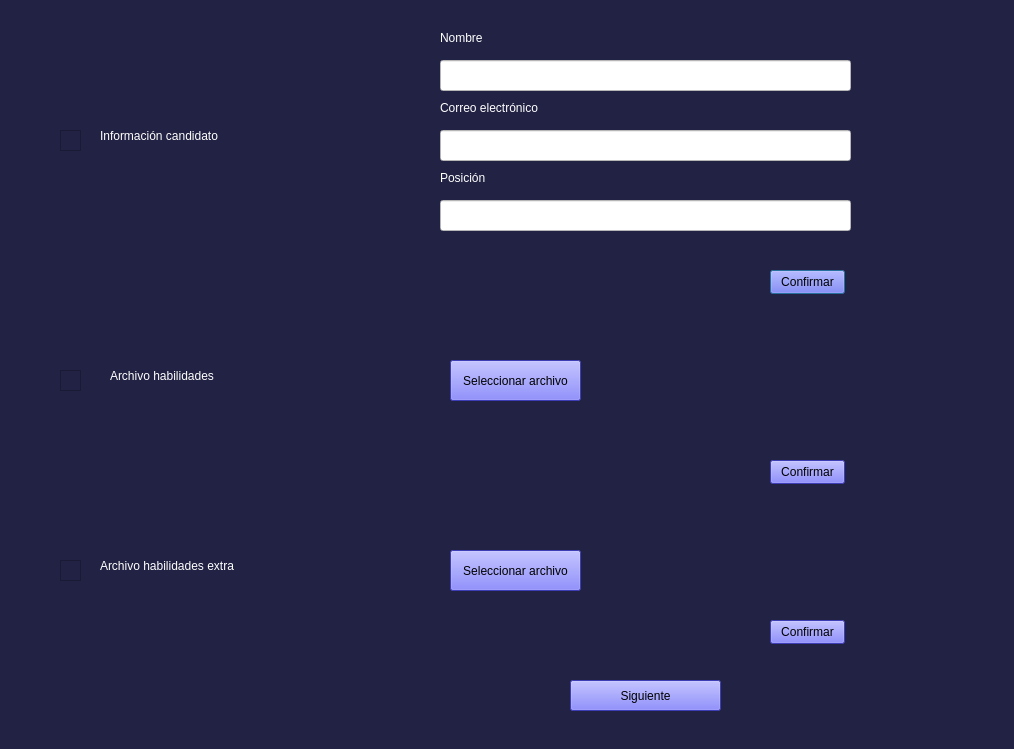
<?xml version="1.0" encoding="UTF-8"?>
<ui version="4.0">
 <class>Dialog</class>
 <widget class="QDialog" name="Dialog">
  <property name="geometry">
   <rect>
    <x>0</x>
    <y>0</y>
    <width>1014</width>
    <height>749</height>
   </rect>
  </property>
  <property name="minimumSize">
   <size>
    <width>1014</width>
    <height>749</height>
   </size>
  </property>
  <property name="maximumSize">
   <size>
    <width>1014</width>
    <height>749</height>
   </size>
  </property>
  <property name="windowTitle">
   <string>Dialog</string>
  </property>
  <property name="styleSheet">
   <string notr="true">
background-color: rgb(34, 34, 68);</string>
  </property>
  <widget class="QLineEdit" name="info3">
   <property name="geometry">
    <rect>
     <x>440</x>
     <y>200</y>
     <width>411</width>
     <height>31</height>
    </rect>
   </property>
   <property name="styleSheet">
    <string notr="true">background-color: rgb(255, 255, 255);
font: 12pt &quot;Century Gothic&quot;;
color: rgb(0, 0, 0);</string>
   </property>
  </widget>
  <widget class="QPushButton" name="candidateInfoButton">
   <property name="geometry">
    <rect>
     <x>770</x>
     <y>270</y>
     <width>75</width>
     <height>24</height>
    </rect>
   </property>
   <property name="styleSheet">
    <string notr="true">background-color: rgb(85, 85, 255);
font: 9pt &quot;Century Gothic&quot;;
alternate-background-color: rgb(85, 0, 255);</string>
   </property>
   <property name="text">
    <string>Confirmar</string>
   </property>
  </widget>
  <widget class="QLabel" name="name">
   <property name="geometry">
    <rect>
     <x>440</x>
     <y>30</y>
     <width>131</width>
     <height>16</height>
    </rect>
   </property>
   <property name="styleSheet">
    <string notr="true">color: rgb(255, 255, 255);
font: 9pt &quot;Century Gothic&quot;;
font: 12pt &quot;Segoe UI&quot;;</string>
   </property>
   <property name="text">
    <string>Nombre</string>
   </property>
  </widget>
  <widget class="QLabel" name="email">
   <property name="geometry">
    <rect>
     <x>440</x>
     <y>100</y>
     <width>131</width>
     <height>16</height>
    </rect>
   </property>
   <property name="styleSheet">
    <string notr="true">color: rgb(255, 255, 255);
font: 9pt &quot;Century Gothic&quot;;
font: 12pt &quot;Segoe UI&quot;;</string>
   </property>
   <property name="text">
    <string>Correo electrónico</string>
   </property>
  </widget>
  <widget class="QLabel" name="position">
   <property name="geometry">
    <rect>
     <x>440</x>
     <y>170</y>
     <width>131</width>
     <height>16</height>
    </rect>
   </property>
   <property name="styleSheet">
    <string notr="true">color: rgb(255, 255, 255);
font: 9pt &quot;Century Gothic&quot;;
font: 12pt &quot;Segoe UI&quot;;</string>
   </property>
   <property name="text">
    <string>Posición</string>
   </property>
  </widget>
  <widget class="QLineEdit" name="info2">
   <property name="geometry">
    <rect>
     <x>440</x>
     <y>130</y>
     <width>411</width>
     <height>31</height>
    </rect>
   </property>
   <property name="styleSheet">
    <string notr="true">background-color: rgb(255, 255, 255);
font: 12pt &quot;Century Gothic&quot;;
color: rgb(0, 0, 0);</string>
   </property>
  </widget>
  <widget class="QLineEdit" name="info1">
   <property name="geometry">
    <rect>
     <x>440</x>
     <y>60</y>
     <width>411</width>
     <height>31</height>
    </rect>
   </property>
   <property name="styleSheet">
    <string notr="true">background-color: rgb(255, 255, 255);
font: 12pt &quot;Century Gothic&quot;;
color: rgb(0, 0, 0);</string>
   </property>
  </widget>
  <widget class="QPushButton" name="confirmMainFile">
   <property name="geometry">
    <rect>
     <x>770</x>
     <y>460</y>
     <width>75</width>
     <height>24</height>
    </rect>
   </property>
   <property name="styleSheet">
    <string notr="true">background-color: rgb(85, 85, 255);
font: 9pt &quot;Century Gothic&quot;;
alternate-background-color: rgb(85, 0, 255);</string>
   </property>
   <property name="text">
    <string>Confirmar</string>
   </property>
  </widget>
  <widget class="QPushButton" name="confirmSetUp">
   <property name="geometry">
    <rect>
     <x>570</x>
     <y>680</y>
     <width>151</width>
     <height>31</height>
    </rect>
   </property>
   <property name="styleSheet">
    <string notr="true">background-color: rgb(85, 85, 255);
font: 9pt &quot;Century Gothic&quot;;
alternate-background-color: rgb(85, 0, 255);</string>
   </property>
   <property name="text">
    <string>Siguiente</string>
   </property>
  </widget>
  <widget class="QPushButton" name="confirmExtraFile">
   <property name="geometry">
    <rect>
     <x>770</x>
     <y>620</y>
     <width>75</width>
     <height>24</height>
    </rect>
   </property>
   <property name="styleSheet">
    <string notr="true">background-color: rgb(85, 85, 255);
font: 9pt &quot;Century Gothic&quot;;
alternate-background-color: rgb(85, 0, 255);</string>
   </property>
   <property name="text">
    <string>Confirmar</string>
   </property>
  </widget>
  <widget class="QPushButton" name="loadExtraFile">
   <property name="geometry">
    <rect>
     <x>450</x>
     <y>550</y>
     <width>131</width>
     <height>41</height>
    </rect>
   </property>
   <property name="styleSheet">
    <string notr="true">background-color: rgb(85, 85, 255);
font: 9pt &quot;Century Gothic&quot;;
alternate-background-color: rgb(85, 0, 255);</string>
   </property>
   <property name="text">
    <string>Seleccionar archivo</string>
   </property>
  </widget>
  <widget class="QPushButton" name="loadMainFile">
   <property name="geometry">
    <rect>
     <x>450</x>
     <y>360</y>
     <width>131</width>
     <height>41</height>
    </rect>
   </property>
   <property name="styleSheet">
    <string notr="true">background-color: rgb(85, 85, 255);
font: 9pt &quot;Century Gothic&quot;;
alternate-background-color: rgb(85, 0, 255);</string>
   </property>
   <property name="text">
    <string>Seleccionar archivo</string>
   </property>
  </widget>
  <widget class="QLabel" name="label_4">
   <property name="geometry">
    <rect>
     <x>100</x>
     <y>120</y>
     <width>281</width>
     <height>31</height>
    </rect>
   </property>
   <property name="styleSheet">
    <string notr="true">color: rgb(255, 255, 255);
font: 9pt &quot;Century Gothic&quot;;
font: 20pt &quot;Segoe UI&quot;;</string>
   </property>
   <property name="text">
    <string>Información candidato</string>
   </property>
  </widget>
  <widget class="QLabel" name="label_5">
   <property name="geometry">
    <rect>
     <x>110</x>
     <y>360</y>
     <width>281</width>
     <height>31</height>
    </rect>
   </property>
   <property name="styleSheet">
    <string notr="true">color: rgb(255, 255, 255);
font: 9pt &quot;Century Gothic&quot;;
font: 20pt &quot;Segoe UI&quot;;</string>
   </property>
   <property name="text">
    <string>Archivo habilidades</string>
   </property>
  </widget>
  <widget class="QLabel" name="label_6">
   <property name="geometry">
    <rect>
     <x>100</x>
     <y>550</y>
     <width>301</width>
     <height>31</height>
    </rect>
   </property>
   <property name="styleSheet">
    <string notr="true">color: rgb(255, 255, 255);
font: 9pt &quot;Century Gothic&quot;;
font: 20pt &quot;Segoe UI&quot;;</string>
   </property>
   <property name="text">
    <string>Archivo habilidades extra</string>
   </property>
  </widget>
  <widget class="QLabel" name="label_7">
   <property name="geometry">
    <rect>
     <x>590</x>
     <y>370</y>
     <width>241</width>
     <height>16</height>
    </rect>
   </property>
   <property name="styleSheet">
    <string notr="true">font: 11pt &quot;Century Gothic&quot;;
color: rgb(255, 255, 255);</string>
   </property>
   <property name="text">
    <string/>
   </property>
  </widget>
  <widget class="QLabel" name="label_8">
   <property name="geometry">
    <rect>
     <x>600</x>
     <y>560</y>
     <width>241</width>
     <height>16</height>
    </rect>
   </property>
   <property name="styleSheet">
    <string notr="true">font: 11pt &quot;Century Gothic&quot;;
color: rgb(255, 255, 255);</string>
   </property>
   <property name="text">
    <string/>
   </property>
  </widget>
  <widget class="QGraphicsView" name="b1">
   <property name="geometry">
    <rect>
     <x>60</x>
     <y>130</y>
     <width>21</width>
     <height>21</height>
    </rect>
   </property>
  </widget>
  <widget class="QGraphicsView" name="b2">
   <property name="geometry">
    <rect>
     <x>60</x>
     <y>370</y>
     <width>21</width>
     <height>21</height>
    </rect>
   </property>
  </widget>
  <widget class="QGraphicsView" name="b3">
   <property name="geometry">
    <rect>
     <x>60</x>
     <y>560</y>
     <width>21</width>
     <height>21</height>
    </rect>
   </property>
  </widget>
  <zorder>info3</zorder>
  <zorder>candidateInfoButton</zorder>
  <zorder>name</zorder>
  <zorder>email</zorder>
  <zorder>position</zorder>
  <zorder>info2</zorder>
  <zorder>info1</zorder>
  <zorder>confirmMainFile</zorder>
  <zorder>confirmSetUp</zorder>
  <zorder>confirmExtraFile</zorder>
  <zorder>loadExtraFile</zorder>
  <zorder>loadMainFile</zorder>
  <zorder>label_4</zorder>
  <zorder>label_5</zorder>
  <zorder>label_6</zorder>
  <zorder>label_7</zorder>
  <zorder>label_8</zorder>
  <zorder>b2</zorder>
  <zorder>b3</zorder>
  <zorder>b1</zorder>
 </widget>
 <resources/>
 <connections/>
</ui>
